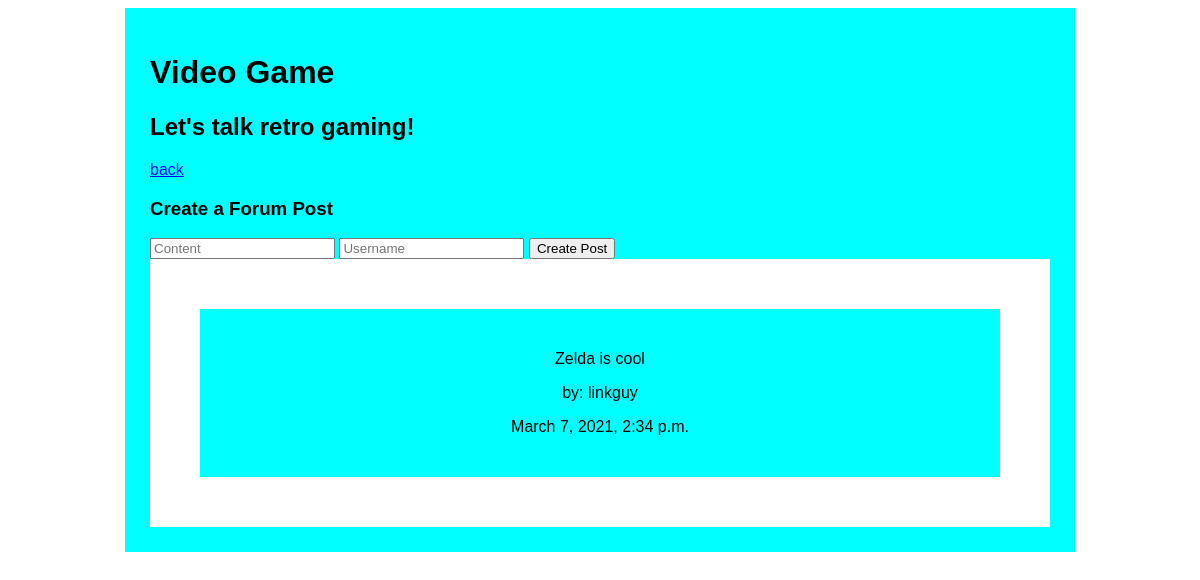
The page /forum/3 on the database its author committed.
### forum_app/models.py (models this page shows)
class Forum(models.Model):
    name=models.CharField(max_length=255)
    description=models.CharField(max_length=255)
    created_at=models.DateTimeField(auto_now_add=True)
    updated_at=models.DateTimeField(auto_now=True)

class Forum_Post(models.Model):
    content=models.CharField(max_length=255)
    username=models.CharField(max_length=255)
    forum=models.ForeignKey(Forum, related_name='all_forum_posts', on_delete=models.CASCADE)
    created_at=models.DateTimeField(auto_now_add=True)
    updated_at=models.DateTimeField(auto_now=True)

### forum_app/views.py (the view)
# urls.py: path('forum/<int:forum_id>', views.get_one_forum),
def get_one_forum(request, forum_id):
    context={
        'forum': Forum.objects.get(id=forum_id)
    }
    return render(request, "one_forum.html", context)

### forum_app/templates/one_forum.html (shortened to what this page needs)
<!DOCTYPE html>
<html lang="en">
<head>
    {% load static %}
    <link rel="stylesheet" href="{% static 'style.css' %}">
</head>
<body>
    <div id="wrapper">
        <h1>{{forum.name}}</h1>
        <h2>{{forum.description}}</h2>
        <a href="/">back</a>
        <div id="create_post">
            <h3>Create a Forum Post</h3>
            <form action="/create_forum_post" method='POST'>
                <input type="text" name='post_content' placeholder="Content">
                <input type="text" name='username' placeholder="Username">
                <input type="submit" value="Create Post">
            </form>
        </div>
        <div id="posts">
            {% for forum_post in forum.all_forum_posts.all %}
            <div class="post">
                <p>{{forum_post.content}}</p>
                <p>by: {{forum_post.username}}</p>
                <p>{{forum_post.created_at}}</p>
            </div>
            {% endfor %}
        </div>
    </div>
</body>
</html>

### forum_app/static/style.css (style rules this page uses)
#wrapper { width: 900px; background-color: aqua; margin: 0px auto; padding: 25px; font-family: sans-serif; }
#posts { background-color: white; padding: 25px; }
.post { background-color: aqua; padding: 25px; text-align: center; margin: 25px; }

### rows shown on the page
Forum: name "Video Game", description "Let's talk retro gaming!"
Forum_Post: content "Zelda is cool", username "linkguy", created_at "March 7, 2021, 2:34 p.m."
